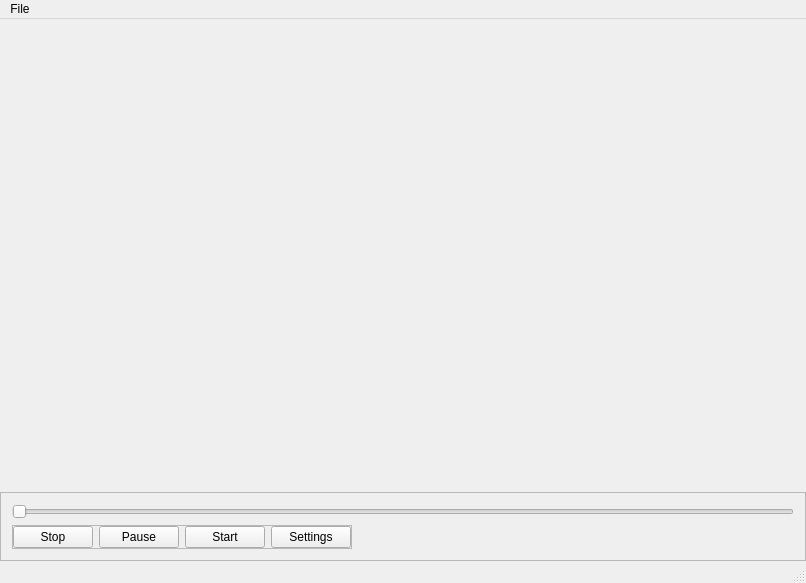
<?xml version="1.0" encoding="UTF-8"?>
<ui version="4.0">
 <class>MainWindow</class>
 <widget class="QMainWindow" name="MainWindow">
  <property name="geometry">
   <rect>
    <x>0</x>
    <y>0</y>
    <width>806</width>
    <height>583</height>
   </rect>
  </property>
  <property name="sizePolicy">
   <sizepolicy hsizetype="Preferred" vsizetype="Preferred">
    <horstretch>0</horstretch>
    <verstretch>0</verstretch>
   </sizepolicy>
  </property>
  <property name="windowTitle">
   <string>YUV Player</string>
  </property>
  <widget class="QWidget" name="centralWidget">
   <layout class="QVBoxLayout" name="verticalLayout_2">
    <property name="spacing">
     <number>6</number>
    </property>
    <property name="leftMargin">
     <number>0</number>
    </property>
    <property name="topMargin">
     <number>0</number>
    </property>
    <property name="rightMargin">
     <number>0</number>
    </property>
    <property name="bottomMargin">
     <number>0</number>
    </property>
    <item>
     <widget class="GLWidget" name="outCanvas" native="true"/>
    </item>
    <item>
     <widget class="QFrame" name="frame">
      <property name="sizePolicy">
       <sizepolicy hsizetype="Preferred" vsizetype="Maximum">
        <horstretch>0</horstretch>
        <verstretch>0</verstretch>
       </sizepolicy>
      </property>
      <property name="frameShape">
       <enum>QFrame::StyledPanel</enum>
      </property>
      <property name="frameShadow">
       <enum>QFrame::Raised</enum>
      </property>
      <layout class="QVBoxLayout" name="verticalLayout">
       <item>
        <widget class="QSlider" name="frameSlider">
         <property name="orientation">
          <enum>Qt::Horizontal</enum>
         </property>
        </widget>
       </item>
       <item>
        <widget class="QFrame" name="frame_2">
         <property name="sizePolicy">
          <sizepolicy hsizetype="Maximum" vsizetype="Preferred">
           <horstretch>0</horstretch>
           <verstretch>0</verstretch>
          </sizepolicy>
         </property>
         <property name="frameShape">
          <enum>QFrame::StyledPanel</enum>
         </property>
         <property name="frameShadow">
          <enum>QFrame::Raised</enum>
         </property>
         <layout class="QHBoxLayout" name="horizontalLayout">
          <property name="leftMargin">
           <number>0</number>
          </property>
          <property name="topMargin">
           <number>0</number>
          </property>
          <property name="rightMargin">
           <number>0</number>
          </property>
          <property name="bottomMargin">
           <number>0</number>
          </property>
          <item>
           <widget class="QPushButton" name="stopButton">
            <property name="text">
             <string>Stop</string>
            </property>
           </widget>
          </item>
          <item>
           <widget class="QPushButton" name="pauseButton">
            <property name="text">
             <string>Pause</string>
            </property>
           </widget>
          </item>
          <item>
           <widget class="QPushButton" name="startButton">
            <property name="text">
             <string>Start</string>
            </property>
           </widget>
          </item>
          <item>
           <widget class="QPushButton" name="settingsButton">
            <property name="text">
             <string>Settings</string>
            </property>
           </widget>
          </item>
         </layout>
        </widget>
       </item>
      </layout>
     </widget>
    </item>
   </layout>
  </widget>
  <widget class="QMenuBar" name="menuBar">
   <property name="geometry">
    <rect>
     <x>0</x>
     <y>0</y>
     <width>806</width>
     <height>21</height>
    </rect>
   </property>
   <widget class="QMenu" name="menuFile">
    <property name="title">
     <string>File</string>
    </property>
    <addaction name="actionOpen"/>
    <addaction name="separator"/>
    <addaction name="actionExit"/>
   </widget>
   <addaction name="menuFile"/>
  </widget>
  <widget class="QStatusBar" name="statusBar"/>
  <action name="actionOpen">
   <property name="text">
    <string>Open</string>
   </property>
  </action>
  <action name="actionExit">
   <property name="text">
    <string>Exit</string>
   </property>
  </action>
 </widget>
 <layoutdefault spacing="6" margin="11"/>
 <customwidgets>
  <customwidget>
   <class>GLWidget</class>
   <extends>QWidget</extends>
   <header>GLWidget.h</header>
   <container>1</container>
  </customwidget>
 </customwidgets>
 <resources/>
 <connections/>
</ui>
